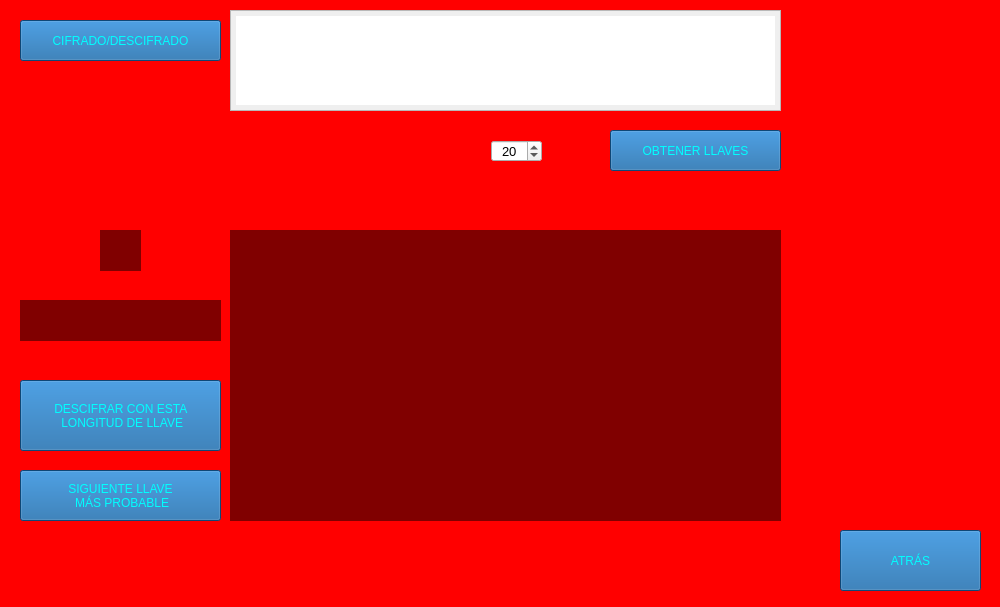
<?xml version="1.0" encoding="UTF-8"?>
<ui version="4.0">
 <class>cripVigeCriAn</class>
 <widget class="QMainWindow" name="cripVigeCriAn">
  <property name="geometry">
   <rect>
    <x>0</x>
    <y>0</y>
    <width>1000</width>
    <height>607</height>
   </rect>
  </property>
  <property name="maximumSize">
   <size>
    <width>1000</width>
    <height>613</height>
   </size>
  </property>
  <property name="windowTitle">
   <string>Criptografia Convencional</string>
  </property>
  <property name="windowIcon">
   <iconset>
    <normaloff>icono.png</normaloff>icono.png</iconset>
  </property>
  <widget class="QWidget" name="centralwidget">
   <widget class="QLabel" name="fondo">
    <property name="enabled">
     <bool>true</bool>
    </property>
    <property name="geometry">
     <rect>
      <x>0</x>
      <y>0</y>
      <width>1000</width>
      <height>615</height>
     </rect>
    </property>
    <property name="styleSheet">
     <string notr="true">background-color: #ff0000;</string>
    </property>
    <property name="text">
     <string/>
    </property>
    <property name="pixmap">
     <pixmap>Imag1.jpg</pixmap>
    </property>
    <property name="scaledContents">
     <bool>false</bool>
    </property>
   </widget>
   <widget class="QPushButton" name="get_keys">
    <property name="geometry">
     <rect>
      <x>610</x>
      <y>130</y>
      <width>171</width>
      <height>41</height>
     </rect>
    </property>
    <property name="styleSheet">
     <string notr="true">background-color: rgb(21, 99, 165);
color: #00ffff;
font: 14pt &quot;Berlin Sans FB&quot;;</string>
    </property>
    <property name="text">
     <string>OBTENER LLAVES</string>
    </property>
   </widget>
   <widget class="QTextEdit" name="caIn">
    <property name="geometry">
     <rect>
      <x>230</x>
      <y>10</y>
      <width>551</width>
      <height>101</height>
     </rect>
    </property>
    <property name="font">
     <font>
      <pointsize>10</pointsize>
     </font>
    </property>
    <property name="styleSheet">
     <string notr="true">padding: 5px 5px 5px 5px;</string>
    </property>
   </widget>
   <widget class="QLabel" name="caOut">
    <property name="geometry">
     <rect>
      <x>230</x>
      <y>230</y>
      <width>551</width>
      <height>291</height>
     </rect>
    </property>
    <property name="font">
     <font>
      <pointsize>10</pointsize>
      <weight>75</weight>
      <bold>true</bold>
     </font>
    </property>
    <property name="styleSheet">
     <string notr="true">background-color:rgba(0,0,0,50%);
color:'white';
padding: 5px 15px 5px 15px;</string>
    </property>
    <property name="inputMethodHints">
     <set>Qt::ImhMultiLine</set>
    </property>
    <property name="text">
     <string/>
    </property>
    <property name="alignment">
     <set>Qt::AlignJustify|Qt::AlignVCenter</set>
    </property>
    <property name="wordWrap">
     <bool>true</bool>
    </property>
    <property name="textInteractionFlags">
     <set>Qt::LinksAccessibleByMouse|Qt::TextSelectableByKeyboard|Qt::TextSelectableByMouse</set>
    </property>
   </widget>
   <widget class="QPushButton" name="ciDes">
    <property name="geometry">
     <rect>
      <x>20</x>
      <y>20</y>
      <width>201</width>
      <height>41</height>
     </rect>
    </property>
    <property name="styleSheet">
     <string notr="true">background-color: rgb(21, 99, 165);
color: #00ffff;
font: 14pt &quot;Berlin Sans FB&quot;;</string>
    </property>
    <property name="text">
     <string>CIFRADO/DESCIFRADO</string>
    </property>
   </widget>
   <widget class="QLabel" name="poss_key_l">
    <property name="geometry">
     <rect>
      <x>100</x>
      <y>230</y>
      <width>41</width>
      <height>41</height>
     </rect>
    </property>
    <property name="font">
     <font>
      <pointsize>10</pointsize>
      <weight>75</weight>
      <bold>true</bold>
      <strikeout>false</strikeout>
     </font>
    </property>
    <property name="styleSheet">
     <string notr="true">background-color:rgba(0,0,0,50%);
color:'white';</string>
    </property>
    <property name="text">
     <string/>
    </property>
    <property name="alignment">
     <set>Qt::AlignCenter</set>
    </property>
    <property name="textInteractionFlags">
     <set>Qt::LinksAccessibleByMouse|Qt::TextSelectableByKeyboard|Qt::TextSelectableByMouse</set>
    </property>
   </widget>
   <widget class="QToolButton" name="decr">
    <property name="geometry">
     <rect>
      <x>20</x>
      <y>380</y>
      <width>201</width>
      <height>71</height>
     </rect>
    </property>
    <property name="styleSheet">
     <string notr="true">background-color: rgb(21, 99, 165);
color: #00ffff;
font: 14pt &quot;Berlin Sans FB&quot;;</string>
    </property>
    <property name="text">
     <string>DESCIFRAR CON ESTA 
 LONGITUD DE LLAVE</string>
    </property>
   </widget>
   <widget class="QToolButton" name="next_key">
    <property name="geometry">
     <rect>
      <x>20</x>
      <y>470</y>
      <width>201</width>
      <height>51</height>
     </rect>
    </property>
    <property name="styleSheet">
     <string notr="true">background-color: rgb(21, 99, 165);
color: #00ffff;
font: 14pt &quot;Berlin Sans FB&quot;;</string>
    </property>
    <property name="text">
     <string>SIGUIENTE LLAVE 
 MÁS PROBABLE</string>
    </property>
   </widget>
   <widget class="QLabel" name="poss_key">
    <property name="geometry">
     <rect>
      <x>20</x>
      <y>300</y>
      <width>201</width>
      <height>41</height>
     </rect>
    </property>
    <property name="font">
     <font>
      <pointsize>10</pointsize>
      <weight>75</weight>
      <bold>true</bold>
     </font>
    </property>
    <property name="styleSheet">
     <string notr="true">background-color:rgba(0,0,0,50%);
color:'white';</string>
    </property>
    <property name="text">
     <string/>
    </property>
    <property name="alignment">
     <set>Qt::AlignCenter</set>
    </property>
    <property name="textInteractionFlags">
     <set>Qt::LinksAccessibleByMouse|Qt::TextSelectableByKeyboard|Qt::TextSelectableByMouse</set>
    </property>
   </widget>
   <widget class="QSpinBox" name="amount">
    <property name="geometry">
     <rect>
      <x>491</x>
      <y>140</y>
      <width>51</width>
      <height>22</height>
     </rect>
    </property>
    <property name="font">
     <font>
      <pointsize>10</pointsize>
     </font>
    </property>
    <property name="alignment">
     <set>Qt::AlignCenter</set>
    </property>
    <property name="minimum">
     <number>1</number>
    </property>
    <property name="maximum">
     <number>1000</number>
    </property>
    <property name="value">
     <number>20</number>
    </property>
   </widget>
   <widget class="QPushButton" name="back">
    <property name="geometry">
     <rect>
      <x>840</x>
      <y>530</y>
      <width>141</width>
      <height>61</height>
     </rect>
    </property>
    <property name="styleSheet">
     <string notr="true">background-color: rgb(21, 99, 165);
color: #00ffff;
font: 14pt &quot;Berlin Sans FB&quot;;</string>
    </property>
    <property name="text">
     <string>ATRÁS</string>
    </property>
   </widget>
  </widget>
 </widget>
 <resources/>
 <connections/>
</ui>
